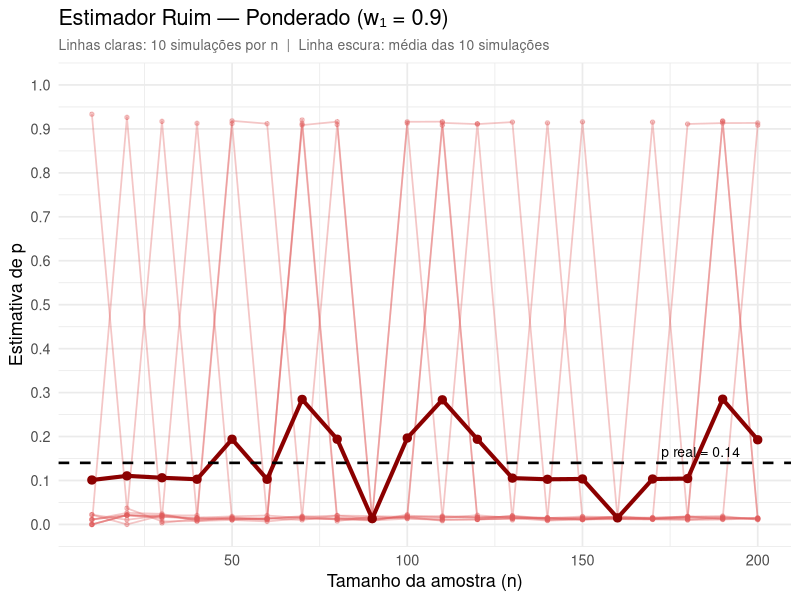
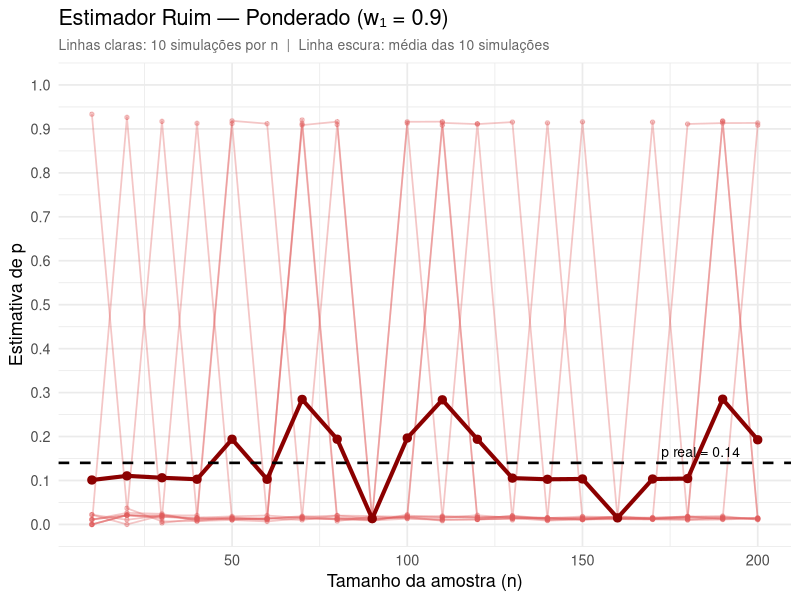

Generate these figures, in order, with R:
library(ggplot2)
library(dplyr)

# =====================================================
# Estimador Ruim: média ponderada com w1 = 0.9
# =====================================================

df <- read.csv("UFJF_observatorio_ingressantegrad.csv")
df_ativa <- subset(df, SITUACAO == "ATIVO")
df_ativa$EXATAS <- as.integer(
  df_ativa$GRANDEAREATEXTO %in% c("CIÊNCIAS EXATAS E DA TERRA", "ENGENHARIAS")
)

p_real <- mean(df_ativa$EXATAS)

estimador_ruim <- function(amostra) {
  n <- length(amostra)
  if (n == 1) return(amostra[1])
  pesos <- c(0.9, rep(0.1 / (n - 1), n - 1))
  sum(pesos * amostra)
}

n_vals <- seq(10, 200, by = 10)
n_sim  <- 10

set.seed(42)

resultados <- do.call(rbind, lapply(n_vals, function(n) {
  do.call(rbind, lapply(seq_len(n_sim), function(sim) {
    amostra    <- sample(df_ativa$EXATAS, n)
    estimativa <- estimador_ruim(amostra)
    data.frame(n = n, simulacao = factor(sim), estimativa = estimativa)
  }))
}))

medias <- resultados %>%
  group_by(n) %>%
  summarise(media = mean(estimativa), .groups = "drop")

ggplot() +
  geom_line(
    data  = resultados,
    aes(x = n, y = estimativa, group = simulacao),
    color = "#E05C5C", alpha = 0.35, linewidth = 0.6
  ) +
  geom_point(
    data  = resultados,
    aes(x = n, y = estimativa),
    color = "#E05C5C", alpha = 0.35, size = 1.2
  ) +
  geom_line(
    data      = medias,
    aes(x = n, y = media),
    color     = "#8B0000", linewidth = 1.4
  ) +
  geom_point(
    data  = medias,
    aes(x = n, y = media),
    color = "#8B0000", size = 2.5
  ) +
  geom_hline(
    yintercept = p_real,
    linetype   = "dashed",
    color      = "black",
    linewidth  = 0.9
  ) +
  annotate(
    "text",
    x     = max(n_vals) - 5,
    y     = p_real + 0.025,
    label = paste0("p real = ", round(p_real, 3)),
    hjust = 1,
    size  = 3.5
  ) +
  scale_y_continuous(limits = c(0, 1), breaks = seq(0, 1, 0.1)) +
  labs(
    title    = "Estimador Ruim — Ponderado (w₁ = 0.9)",
    subtitle = "Linhas claras: 10 simulações por n  |  Linha escura: média das 10 simulações",
    x        = "Tamanho da amostra (n)",
    y        = "Estimativa de p"
  ) +
  theme_minimal(base_size = 13) +
  theme(plot.subtitle = element_text(size = 10, color = "gray40"))

ggsave("graficos/grafico_estimador_ruim.png", width = 10, height = 6, dpi = 150)
message("Salvo: graficos/grafico_estimador_ruim.png")
